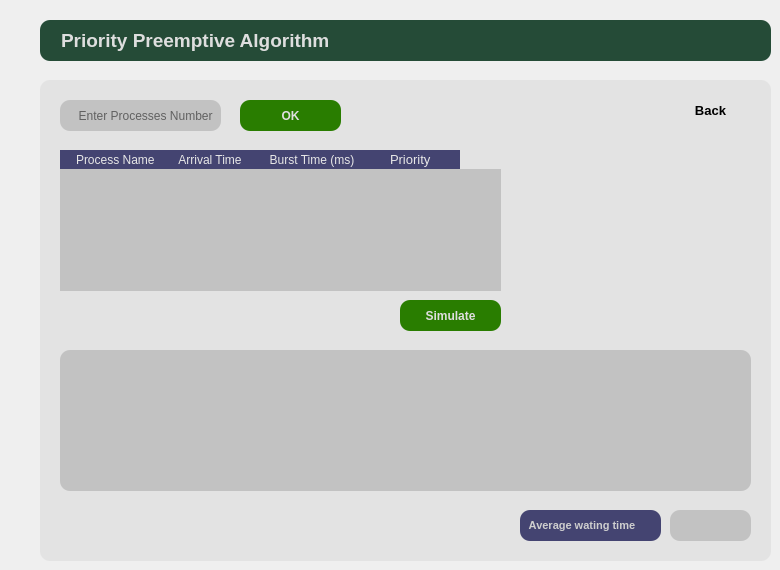
    <widget class="QWidget" name="tab_9">
     <attribute name="title">
      <string>Priority_P</string>
     </attribute>
     <widget class="QLabel" name="label_17">
      <property name="geometry">
       <rect>
        <x>40</x>
        <y>20</y>
        <width>731</width>
        <height>41</height>
       </rect>
      </property>
      <property name="font">
       <font>
        <family>MS Shell Dlg 2</family>
        <pointsize>14</pointsize>
        <weight>75</weight>
        <bold>true</bold>
       </font>
      </property>
      <property name="styleSheet">
       <string notr="true">background-color: rgb(37, 75, 55);
color: rgb(222, 222, 222);
border-radius: 10px;</string>
      </property>
      <property name="text">
       <string>    Priority Preemptive Algorithm</string>
      </property>
     </widget>
     <widget class="QGroupBox" name="groupBox_9">
      <property name="enabled">
       <bool>true</bool>
      </property>
      <property name="geometry">
       <rect>
        <x>40</x>
        <y>80</y>
        <width>731</width>
        <height>481</height>
       </rect>
      </property>
      <property name="font">
       <font>
        <pointsize>9</pointsize>
        <weight>75</weight>
        <bold>true</bold>
       </font>
      </property>
      <property name="styleSheet">
       <string notr="true">background-color: rgb(227, 227, 227);
border-radius: 10px;</string>
      </property>
      <property name="title">
       <string/>
      </property>
      <widget class="QGraphicsView" name="graphicsView_6">
       <property name="geometry">
        <rect>
         <x>20</x>
         <y>270</y>
         <width>691</width>
         <height>141</height>
        </rect>
       </property>
       <property name="styleSheet">
        <string notr="true">background-color: rgb(194, 194, 194);</string>
       </property>
      </widget>
      <widget class="QLabel" name="label_18">
       <property name="geometry">
        <rect>
         <x>480</x>
         <y>430</y>
         <width>141</width>
         <height>31</height>
        </rect>
       </property>
       <property name="font">
        <font>
         <pointsize>8</pointsize>
         <weight>75</weight>
         <bold>true</bold>
        </font>
       </property>
       <property name="styleSheet">
        <string notr="true">background-color: rgb(68, 68, 113);
color: rgb(206, 206, 206);</string>
       </property>
       <property name="text">
        <string>   Average wating time</string>
       </property>
      </widget>
      <widget class="QLineEdit" name="lineEdit_12">
       <property name="geometry">
        <rect>
         <x>630</x>
         <y>430</y>
         <width>81</width>
         <height>31</height>
        </rect>
       </property>
       <property name="styleSheet">
        <string notr="true">background-color: rgb(194, 194, 194);</string>
       </property>
       <property name="readOnly">
        <bool>true</bool>
       </property>
       <property name="placeholderText">
        <string/>
       </property>
      </widget>
      <widget class="QPushButton" name="pushButton_29">
       <property name="geometry">
        <rect>
         <x>630</x>
         <y>10</y>
         <width>81</width>
         <height>41</height>
        </rect>
       </property>
       <property name="font">
        <font>
         <pointsize>10</pointsize>
         <weight>75</weight>
         <bold>true</bold>
        </font>
       </property>
       <property name="styleSheet">
        <string notr="true">background-color: rgb(227, 227, 227);
border-radius:0px;
</string>
       </property>
       <property name="text">
        <string>Back</string>
       </property>
       <property name="icon">
        <iconset resource="img.qrc">
         <normaloff>:/img/Homee.png</normaloff>:/img/Homee.png</iconset>
       </property>
       <property name="iconSize">
        <size>
         <width>27</width>
         <height>27</height>
        </size>
       </property>
      </widget>
      <widget class="QPushButton" name="pushButton_41">
       <property name="geometry">
        <rect>
         <x>600</x>
         <y>220</y>
         <width>41</width>
         <height>41</height>
        </rect>
       </property>
       <property name="styleSheet">
        <string notr="true"/>
       </property>
       <property name="text">
        <string/>
       </property>
       <property name="icon">
        <iconset resource="img.qrc">
         <normaloff>:/img/ZoomIn.png</normaloff>:/img/ZoomIn.png</iconset>
       </property>
       <property name="iconSize">
        <size>
         <width>25</width>
         <height>30</height>
        </size>
       </property>
      </widget>
      <widget class="QPushButton" name="pushButton_42">
       <property name="geometry">
        <rect>
         <x>660</x>
         <y>220</y>
         <width>41</width>
         <height>41</height>
        </rect>
       </property>
       <property name="styleSheet">
        <string notr="true"/>
       </property>
       <property name="text">
        <string/>
       </property>
       <property name="icon">
        <iconset resource="img.qrc">
         <normaloff>:/img/ZoomOut.png</normaloff>:/img/ZoomOut.png</iconset>
       </property>
       <property name="iconSize">
        <size>
         <width>25</width>
         <height>30</height>
        </size>
       </property>
      </widget>
      <widget class="QPushButton" name="pushButton_27">
       <property name="enabled">
        <bool>true</bool>
       </property>
       <property name="geometry">
        <rect>
         <x>200</x>
         <y>20</y>
         <width>101</width>
         <height>31</height>
        </rect>
       </property>
       <property name="font">
        <font>
         <pointsize>9</pointsize>
         <weight>75</weight>
         <bold>true</bold>
        </font>
       </property>
       <property name="styleSheet">
        <string notr="true">background-color: rgb(0, 199, 0);
background-color: rgb(41, 125, 0);
color: rgb(223, 223, 223);</string>
       </property>
       <property name="text">
        <string>OK</string>
       </property>
       <property name="shortcut">
        <string>Return</string>
       </property>
      </widget>
      <widget class="QLineEdit" name="lineEdit_11">
       <property name="geometry">
        <rect>
         <x>20</x>
         <y>20</y>
         <width>161</width>
         <height>31</height>
        </rect>
       </property>
       <property name="styleSheet">
        <string notr="true">background-color: rgb(194, 194, 194);</string>
       </property>
       <property name="placeholderText">
        <string>     Enter Processes Number</string>
       </property>
      </widget>
      <widget class="QTableWidget" name="tableWidget_8">
       <property name="geometry">
        <rect>
         <x>20</x>
         <y>70</y>
         <width>441</width>
         <height>141</height>
        </rect>
       </property>
       <property name="styleSheet">
        <string notr="true">QHeaderView::section  {
    background-color: rgb(68, 68, 113);
    color: rgb(231, 231, 231);
	border:rgb(68, 68, 113);;
    text-align: left;
	padding-left: 4px;
}
QTableCornerButton::section {
    background-color:rgb(68, 68, 113);
    border: 1px solid #3A3939;
    border-radius: 0px;
}

QTableView
{
	background-color: rgb(194, 194, 194);
	border-radius: 0px;
}

QTableView, QHeaderView
{
    border-radius: 0px;
	selection-background-color: rgb(194, 194, 194);
}

QTableView::item::pressed
{
    background-color: rgb(126, 126, 126);
}


QScrollBar:horizontal
{
    background-color: rgb(194, 194, 194);

}
QScrollBar:vertical
{
    background-color: rgb(194, 194, 194);

}

QTableWidget::item:hover {
	border: 1px solid #47476a;
	border-radius: 8px;
	background-color: #909090;
}


</string>
       </property>
       <property name="frameShape">
        <enum>QFrame::StyledPanel</enum>
       </property>
       <property name="autoScroll">
        <bool>false</bool>
       </property>
       <property name="horizontalScrollMode">
        <enum>QAbstractItemView::ScrollPerPixel</enum>
       </property>
       <column>
        <property name="text">
         <string>  Process Name</string>
        </property>
        <property name="font">
         <font>
          <family>MS Shell Dlg 2</family>
          <pointsize>9</pointsize>
         </font>
        </property>
        <property name="textAlignment">
         <set>AlignCenter</set>
        </property>
       </column>
       <column>
        <property name="text">
         <string>  Arrival Time   </string>
        </property>
        <property name="font">
         <font>
          <family>MS Shell Dlg 2</family>
          <pointsize>9</pointsize>
         </font>
        </property>
        <property name="textAlignment">
         <set>AlignCenter</set>
        </property>
       </column>
       <column>
        <property name="text">
         <string>  Burst Time (ms)  </string>
        </property>
        <property name="font">
         <font>
          <family>MS Shell Dlg 2</family>
          <pointsize>9</pointsize>
         </font>
        </property>
        <property name="textAlignment">
         <set>AlignCenter</set>
        </property>
       </column>
       <column>
        <property name="text">
         <string>  Priority   </string>
        </property>
        <property name="font">
         <font>
          <family>MS Shell Dlg 2</family>
          <pointsize>10</pointsize>
          <weight>50</weight>
          <bold>false</bold>
         </font>
        </property>
        <property name="textAlignment">
         <set>AlignCenter</set>
        </property>
       </column>
      </widget>
      <widget class="QPushButton" name="pushButton_28">
       <property name="enabled">
        <bool>true</bool>
       </property>
       <property name="geometry">
        <rect>
         <x>360</x>
         <y>220</y>
         <width>101</width>
         <height>31</height>
        </rect>
       </property>
       <property name="font">
        <font>
         <pointsize>9</pointsize>
         <weight>75</weight>
         <bold>true</bold>
        </font>
       </property>
       <property name="styleSheet">
        <string notr="true">background-color: rgb(41, 125, 0);
color: rgb(223, 223, 223);</string>
       </property>
       <property name="text">
        <string>Simulate</string>
       </property>
       <property name="shortcut">
        <string>Return</string>
       </property>
      </widget>
     </widget>
    </widget>
